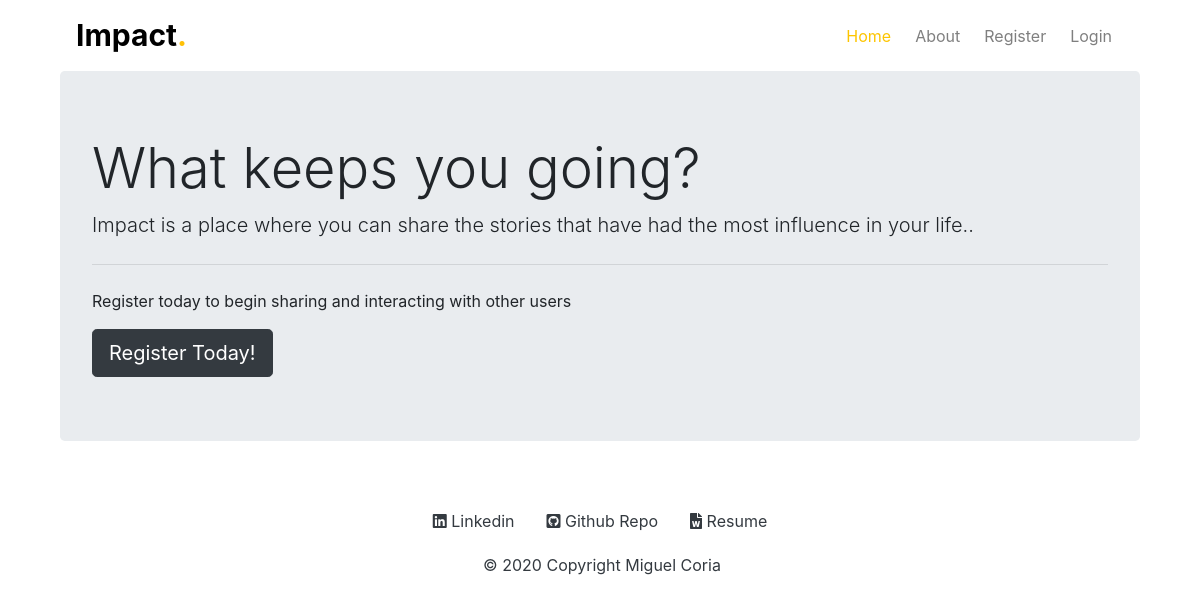
Before: / with the older database file.
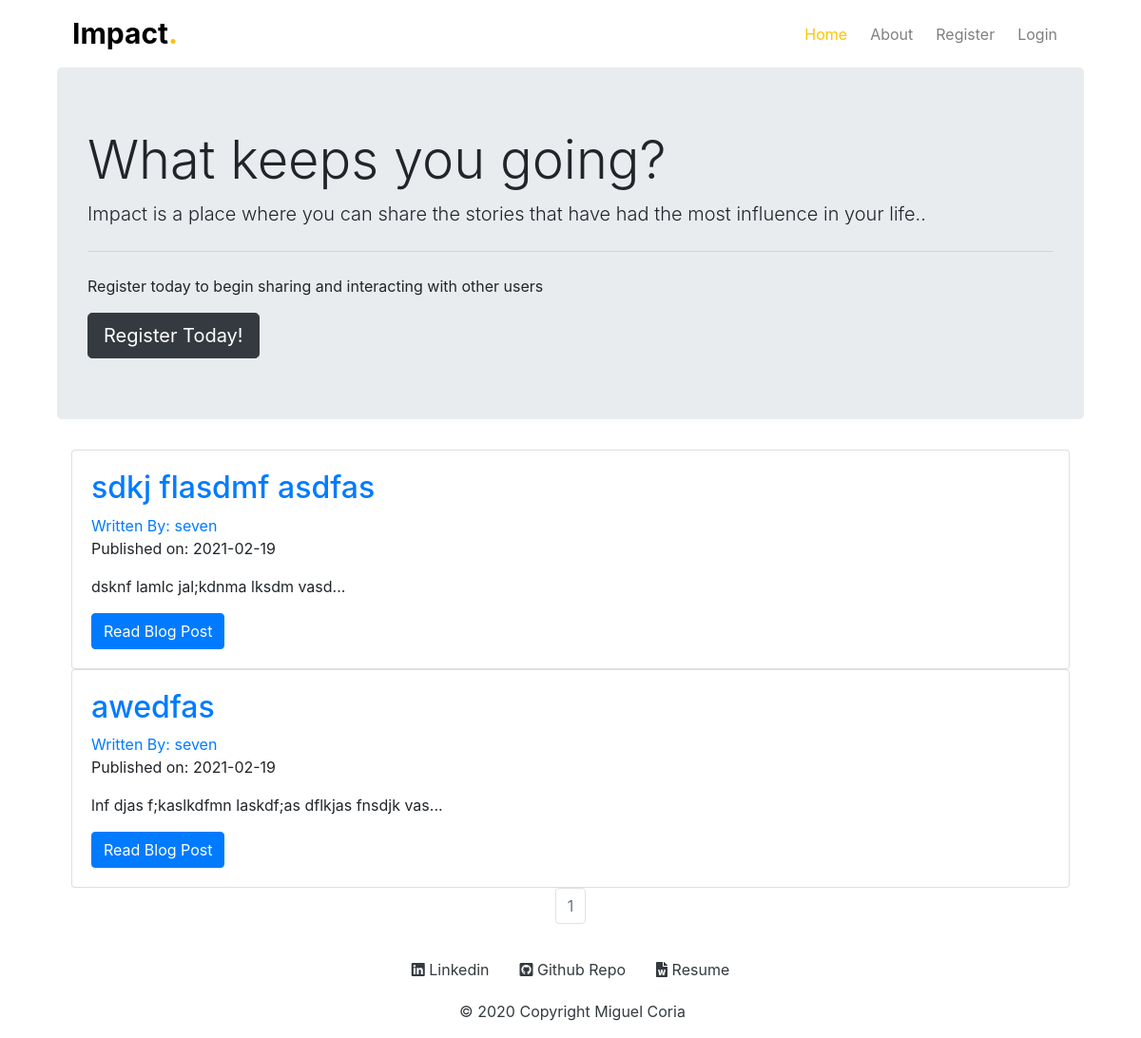
After: the same page with the newer database file.
### impact/models.py (models this page shows, shortened)
class Post(db.Model):
    users = db.relationship(User)
    id = db.Column(db.Integer, primary_key=True)
    user_id = db.Column(db.Integer, db.ForeignKey('users.id'), nullable=False)
    date = db.Column(db.DateTime, nullable=False, default=datetime.utcnow)
    title = db.Column(db.String(140), nullable=False)
    text = db.Column(db.Text, nullable=False)

class User(db.Model,UserMixin):
    __tablename__ = 'users'
    id = db.Column(db.Integer, primary_key=True)
    profile_image = db.Column(db.String(64), nullable=False, default='default_profile.png')
    email = db.Column(db.String(64), unique=True, index=True)
    username = db.Column(db.String(64), unique=True, index=True)
    password_hash = db.Column(db.String(128))
    posts = db.relationship("Post", backref="author", lazy=True)

### impact/core/views.py (the view)
@core.route('/')
def index():
    page = request.args.get('page', 1, type=int)
    blog_posts = Post.query.order_by(Post.date.desc()).paginate(page=page,per_page=3)
    return render_template('index.html', blog_posts=blog_posts)

### impact/templates/index.html (shortened to what this page needs)
{% extends "base.html" %}
{% block content%}
<div class="container">
    {% with messages = get_flashed_messages(category_filter=["success"]) %}
    <div class="jumbotron">
    {% endwith %}
  <h1 class="display-4">What keeps you going?</h1>
  <p class="lead">Impact is a place where you can share the stories that have had the most influence in your life..</p>
  <hr class="my-4">
  <p>Register today to begin sharing and interacting with other users</p>
  <a class="btn btn-dark btn-lg" href="/register" role="button">Register Today!</a>
</div>
<div class="container">
    {% for post in blog_posts.items %}
    <div class="card" >
      <div class="card-body">
        <h2><a class="card-title" href="{{ url_for('blog_post.blog_post', blog_post_id=post.id) }}">{{ post.title }}</a></h2>
        <a href="{{ url_for('users.user_posts', username=post.author.username) }}">Written By: {{ post.author.username }}</a>
        <p>Published on: {{ post.date.strftime('%Y-%m-%d') }}</p>
        <p class="card-text">{{ post.text[:100] }}...</p>
        <a href="{{ url_for('blog_post.blog_post', blog_post_id=post.id) }}" class="btn btn-primary">Read Blog Post</a>
      </div>
    </div>
   {% endfor %}
   <nav aria-label="Page navigation example">
     <ul class="pagination justify-content-center">
       {% for page_num in blog_posts.iter_pages(left_edge=1, right_edge=1, left_current=1, right_current=2) %}
          {% if blog_posts.page == page_num %}
          <li class="page-item disabled">
            <a class="page-link" href="{{ url_for('core.index', page=page_num) }}">{{ page_num }}</a></li>
          {% else %}
            <li class="page-item"><a class="page-link" href="{{ url_for('core.index', page=page_num) }}">{{ page_num }}</a></li>
          {% endif %}
      {% endfor %}
    </nav>
{% endblock %}

Changed rows visible on the page:
added Post: title "sdkj flasdmf asdfas", author.username "seven", date "2021-02-19", text "dsknf lamlc jal;kdnma lksdm vasd"
added Post: title "awedfas", author.username "seven", date "2021-02-19", text "lnf djas f;kaslkdfmn laskdf;as dflkjas fnsdjk vas"
Other visible differences:
new list line: "1"
